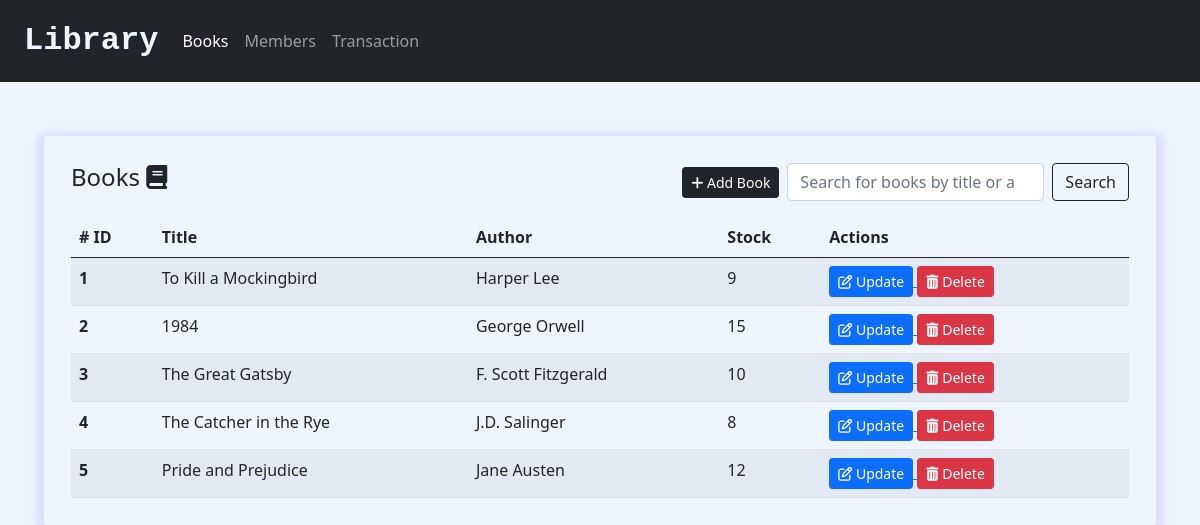
Before: /books with the older database file.
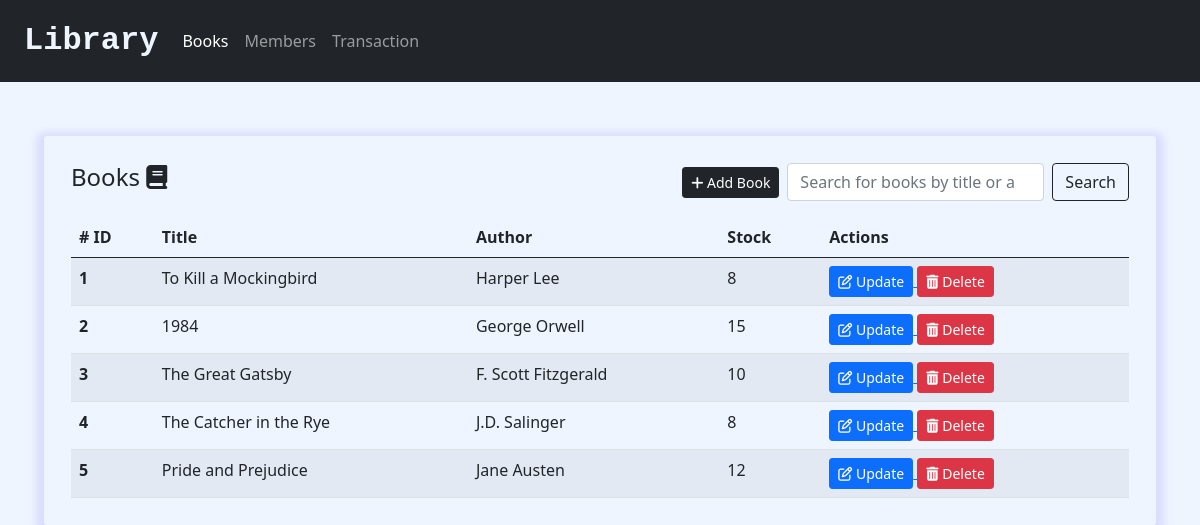
After: the same page with the newer database file.
### system/model.py (models this page shows, shortened)
class Book(db.Model):
    id = db.Column(db.Integer, primary_key=True)
    title = db.Column(db.String(100), nullable=False)
    author = db.Column(db.String(100), nullable=False)
    stock = db.Column(db.Integer, nullable=False)

### system/route.py (the view)
@app.route('/')
@app.route('/books')
def books():
    books = Book.query.all()
    return render_template('books.html', books=books)

### system/templates/books.html (shortened to what this page needs)
{% extends 'base.html' %}
{% block content %}
    <div class='content'>
        <div class="box">
            <div class='add'>
                <h4 class="">Books <i class='fa fa-book'></i></h4>
                <div class='d-flex gap-2'>
                    <a href='{{url_for("newBook")}}'>
                        <button type="button" class='btn btn-dark btn-sm btn-flat'><i class='fa fa-plus'></i> Add Book</button>
                    </a>
                    <form class="d-flex" action="{{ url_for('search_books') }}" method="GET">
                        <input class="form-control me-2 w-auto" type="search" name="query" placeholder="Search for books by title or author" aria-label="Search">
                        <button class="btn btn-outline-dark" type="submit">Search</button>
                    </form>
                </div>
            </div>
            <div class="box-body">
                <table class="table table-striped table-hover">
                    <thead>
                        <tr>
                            <th scope="col"># ID</th>
                            <th scope="col">Title</th>
                            <th scope="col">Author</th>
                            <th scope="col">Stock</th>
                            <th scope="col">Actions</th>
                        </tr>
                    </thead>
                    <tbody>
                        {% if books %}
                            {% for book in books %}
                                <tr>
                                    <th scope="row">{{book.id}}</th>
                                    <td>{{book.title}}</td>
                                    <td>{{book.author}}</td>
                                    <td>{{book.stock}}</td>
                                    <td>
                                        <a href="{{url_for('updateBook', book_id=book.id)}}" >
                                            <button type="button" class='btn btn-primary btn-sm btn-flat'><i class='fa fa-edit'></i> Update</button>
                                        </a>
                                        <button type="button" class='btn btn-danger btn-sm delete btn-flat'
                                        data-bs-toggle="modal" data-bs-target="#exampleModal{{book.id}}"><i
                                            class='fa fa-trash'></i> Delete</button>
                                    </td>
                                </tr>
                            {% endfor %}
                        {% else %}
                            <tr>
                                <td colspan="5" class="text-center">No books found.</td>
                            </tr>
                        {% endif %}
                    </tbody>
                </table>
            </div>
        </div>
    </div>
{% endblock %}

Changed rows visible on the page:
changed Book "To Kill a Mockingbird": stock "9" → "8"
